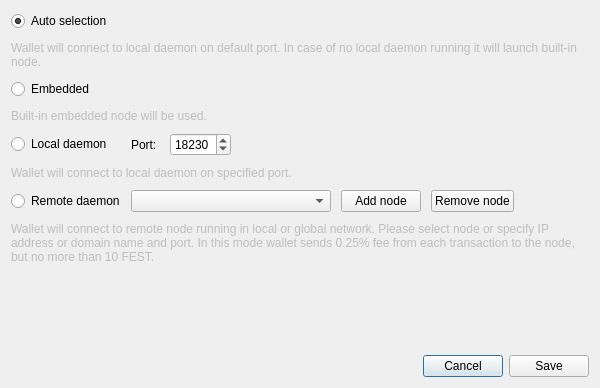
<?xml version="1.0" encoding="UTF-8"?>
<ui version="4.0">
 <class>ConnectionSettingsDialog</class>
 <widget class="QDialog" name="ConnectionSettingsDialog">
  <property name="windowModality">
   <enum>Qt::ApplicationModal</enum>
  </property>
  <property name="geometry">
   <rect>
    <x>0</x>
    <y>0</y>
    <width>600</width>
    <height>388</height>
   </rect>
  </property>
  <property name="windowTitle">
   <string>Connection settings</string>
  </property>
  <layout class="QGridLayout" name="gridLayout_2">
   <item row="2" column="0">
    <layout class="QHBoxLayout" name="horizontalLayout">
     <item>
      <spacer name="horizontalSpacer">
       <property name="orientation">
        <enum>Qt::Horizontal</enum>
       </property>
       <property name="sizeHint" stdset="0">
        <size>
         <width>40</width>
         <height>20</height>
        </size>
       </property>
      </spacer>
     </item>
     <item>
      <widget class="QPushButton" name="connectionCancelButton">
       <property name="text">
        <string>Cancel</string>
       </property>
      </widget>
     </item>
     <item>
      <widget class="QPushButton" name="connectionSaveButton">
       <property name="text">
        <string>Save</string>
       </property>
      </widget>
     </item>
    </layout>
   </item>
   <item row="0" column="0">
    <layout class="QGridLayout" name="gridLayout">
     <property name="sizeConstraint">
      <enum>QLayout::SetMaximumSize</enum>
     </property>
     <property name="verticalSpacing">
      <number>10</number>
     </property>
     <item row="0" column="0">
      <widget class="QRadioButton" name="radioButton_1">
       <property name="enabled">
        <bool>true</bool>
       </property>
       <property name="text">
        <string>Auto selection</string>
       </property>
       <property name="checked">
        <bool>true</bool>
       </property>
      </widget>
     </item>
     <item row="1" column="0" colspan="2">
      <widget class="QLabel" name="label">
       <property name="enabled">
        <bool>false</bool>
       </property>
       <property name="text">
        <string>Wallet will connect to local daemon on default port. In case of no local daemon running it will launch built-in node.</string>
       </property>
       <property name="wordWrap">
        <bool>true</bool>
       </property>
      </widget>
     </item>
     <item row="2" column="0">
      <widget class="QRadioButton" name="radioButton_2">
       <property name="text">
        <string>Embedded</string>
       </property>
      </widget>
     </item>
     <item row="3" column="0" colspan="2">
      <widget class="QLabel" name="label_2">
       <property name="enabled">
        <bool>false</bool>
       </property>
       <property name="text">
        <string>Built-in embedded node will be used.</string>
       </property>
       <property name="wordWrap">
        <bool>true</bool>
       </property>
      </widget>
     </item>
     <item row="4" column="0">
      <widget class="QRadioButton" name="radioButton_3">
       <property name="text">
        <string>Local daemon</string>
       </property>
      </widget>
     </item>
     <item row="4" column="1">
      <layout class="QHBoxLayout" name="horizontalLayout_2">
       <property name="spacing">
        <number>10</number>
       </property>
       <item>
        <widget class="QLabel" name="label_3">
         <property name="text">
          <string>Port: </string>
         </property>
        </widget>
       </item>
       <item>
        <widget class="QSpinBox" name="m_localDaemonPort">
         <property name="minimum">
          <number>0</number>
         </property>
         <property name="maximum">
          <number>65535</number>
         </property>
         <property name="value">
          <number>18230</number>
         </property>
         <property name="displayIntegerBase">
          <number>10</number>
         </property>
        </widget>
       </item>
       <item>
        <spacer name="horizontalSpacer_2">
         <property name="orientation">
          <enum>Qt::Horizontal</enum>
         </property>
         <property name="sizeHint" stdset="0">
          <size>
           <width>40</width>
           <height>20</height>
          </size>
         </property>
        </spacer>
       </item>
      </layout>
     </item>
     <item row="5" column="0" colspan="2">
      <widget class="QLabel" name="label_4">
       <property name="enabled">
        <bool>false</bool>
       </property>
       <property name="text">
        <string>Wallet will connect to local daemon on specified port.</string>
       </property>
       <property name="wordWrap">
        <bool>true</bool>
       </property>
      </widget>
     </item>
     <item row="6" column="0">
      <widget class="QRadioButton" name="radioButton_4">
       <property name="text">
        <string>Remote daemon</string>
       </property>
      </widget>
     </item>
     <item row="6" column="1">
      <layout class="QHBoxLayout" name="horizontalLayout_3">
       <property name="spacing">
        <number>10</number>
       </property>
       <item>
        <widget class="QComboBox" name="remoteNodesComboBox">
         <property name="minimumSize">
          <size>
           <width>200</width>
           <height>0</height>
          </size>
         </property>
         <property name="editable">
          <bool>false</bool>
         </property>
         <property name="insertPolicy">
          <enum>QComboBox::InsertAtTop</enum>
         </property>
        </widget>
       </item>
       <item>
        <widget class="QPushButton" name="addNodeButton">
         <property name="text">
          <string>Add node</string>
         </property>
         <property name="icon">
          <iconset resource="../../resources.qrc">
           <normaloff>:/icons/add</normaloff>:/icons/add</iconset>
         </property>
        </widget>
       </item>
       <item>
        <widget class="QPushButton" name="removeNodeButton">
         <property name="text">
          <string>Remove node</string>
         </property>
         <property name="icon">
          <iconset resource="../../resources.qrc">
           <normaloff>:/icons/remove</normaloff>:/icons/remove</iconset>
         </property>
        </widget>
       </item>
       <item>
        <spacer name="horizontalSpacer_3">
         <property name="orientation">
          <enum>Qt::Horizontal</enum>
         </property>
         <property name="sizeHint" stdset="0">
          <size>
           <width>40</width>
           <height>20</height>
          </size>
         </property>
        </spacer>
       </item>
      </layout>
     </item>
     <item row="7" column="0" colspan="2">
      <widget class="QLabel" name="label_5">
       <property name="enabled">
        <bool>false</bool>
       </property>
       <property name="sizePolicy">
        <sizepolicy hsizetype="Preferred" vsizetype="MinimumExpanding">
         <horstretch>0</horstretch>
         <verstretch>0</verstretch>
        </sizepolicy>
       </property>
       <property name="minimumSize">
        <size>
         <width>0</width>
         <height>40</height>
        </size>
       </property>
       <property name="text">
        <string>Wallet will connect to remote node running in local or global network. Please select node or specify IP address or domain name and port. In this mode wallet sends 0.25% fee from each transaction to the node, but no more than 10 FEST.</string>
       </property>
       <property name="wordWrap">
        <bool>true</bool>
       </property>
      </widget>
     </item>
    </layout>
   </item>
   <item row="1" column="0">
    <spacer name="verticalSpacer">
     <property name="orientation">
      <enum>Qt::Vertical</enum>
     </property>
     <property name="sizeHint" stdset="0">
      <size>
       <width>20</width>
       <height>40</height>
      </size>
     </property>
    </spacer>
   </item>
  </layout>
 </widget>
 <resources>
  <include location="../../resources.qrc"/>
 </resources>
 <connections>
  <connection>
   <sender>connectionCancelButton</sender>
   <signal>clicked()</signal>
   <receiver>ConnectionSettingsDialog</receiver>
   <slot>reject()</slot>
   <hints>
    <hint type="sourcelabel">
     <x>549</x>
     <y>259</y>
    </hint>
    <hint type="destinationlabel">
     <x>338</x>
     <y>140</y>
    </hint>
   </hints>
  </connection>
  <connection>
   <sender>connectionSaveButton</sender>
   <signal>clicked()</signal>
   <receiver>ConnectionSettingsDialog</receiver>
   <slot>accept()</slot>
   <hints>
    <hint type="sourcelabel">
     <x>630</x>
     <y>259</y>
    </hint>
    <hint type="destinationlabel">
     <x>338</x>
     <y>140</y>
    </hint>
   </hints>
  </connection>
  <connection>
   <sender>addNodeButton</sender>
   <signal>clicked()</signal>
   <receiver>ConnectionSettingsDialog</receiver>
   <slot>addNodeClicked()</slot>
   <hints>
    <hint type="sourcelabel">
     <x>361</x>
     <y>153</y>
    </hint>
    <hint type="destinationlabel">
     <x>290</x>
     <y>135</y>
    </hint>
   </hints>
  </connection>
  <connection>
   <sender>removeNodeButton</sender>
   <signal>clicked()</signal>
   <receiver>ConnectionSettingsDialog</receiver>
   <slot>removeNodeClicked()</slot>
   <hints>
    <hint type="sourcelabel">
     <x>459</x>
     <y>177</y>
    </hint>
    <hint type="destinationlabel">
     <x>299</x>
     <y>193</y>
    </hint>
   </hints>
  </connection>
 </connections>
</ui>
